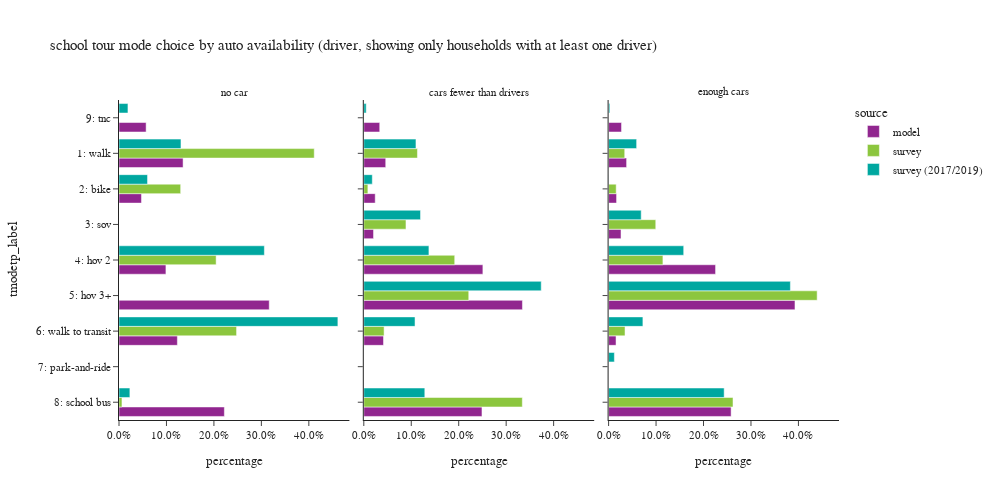

Here is the notebook cell this chart was saved with:
### Code cell
plot_mode_choice(sc_tour.loc[sc_tour['auto_available_driver']!="no dirver"],"auto_available_driver",
                 {"auto_available_driver":["no car", "cars fewer than drivers","enough cars"],
                  "tmodetp_label":["1: walk","2: bike","3: sov","4: hov 2","5: hov 3+","6: walk to transit",
                                   "7: park-and-ride","8: school bus","9: other–survey only"]},
                 "auto availability (driver, showing only households with at least one driver)",3,500,1000)

### Figure 1 — Plotly figure (JSON) as saved in the notebook; plotly's stock layout.template omitted (floating-point values rounded to 4 significant figures)
{"data": [{"alignmentgroup": "True", "customdata": [[2819], [989], [2064], [6609], [2568], [4635], [1193]], "hovertemplate": "source=model<br>auto_available_driver=no car<br>percentage=%{x}<br>tmodetp_label=%{y}<br>sample count=%{customdata[0]}<extra></extra>", "legendgroup": "model", "marker": {"color": "#91268F", "pattern": {"shape": ""}}, "name": "model", "offsetgroup": "model", "orientation": "h", "showlegend": true, "textposition": "auto", "type": "bar", "x": [0.135, 0.04737, 0.09886, 0.3166, 0.123, 0.222, 0.05714], "xaxis": "x", "y": ["1: walk", "2: bike", "4: hov 2", "5: hov 3+", "6: walk to transit", "8: school bus", "9: tnc"], "yaxis": "y"}, {"alignmentgroup": "True", "customdata": [[9118], [4745], [4050], [49542], [65994], [8196], [49165], [6627]], "hovertemplate": "source=model<br>auto_available_driver=cars fewer than drivers<br>percentage=%{x}<br>tmodetp_label=%{y}<br>sample count=%{customdata[0]}<extra></extra>", "legendgroup": "model", "marker": {"color": "#91268F", "pattern": {"shape": ""}}, "name": "model", "offsetgroup": "model", "orientation": "h", "showlegend": false, "textposition": "auto", "type": "bar", "x": [0.04618, 0.02403, 0.02051, 0.2509, 0.3343, 0.04151, 0.249, 0.03357], "xaxis": "x2", "y": ["1: walk", "2: bike", "3: sov", "4: hov 2", "5: hov 3+", "6: walk to transit", "8: school bus", "9: tnc"], "yaxis": "y2"}, {"alignmentgroup": "True", "customdata": [[13514], [5983], [9316], [80322], [139971], [5571], [92001], [9712]], "hovertemplate": "source=model<br>auto_available_driver=enough cars<br>percentage=%{x}<br>tmodetp_label=%{y}<br>sample count=%{customdata[0]}<extra></extra>", "legendgroup": "model", "marker": {"color": "#91268F", "pattern": {"shape": ""}}, "name": "model", "offsetgroup": "model", "orientation": "h", "showlegend": false, "textposition": "auto", "type": "bar", "x": [0.03792, 0.01679, 0.02614, 0.2254, 0.3927, 0.01563, 0.2581, 0.02725], "xaxis": "x3", "y": ["1: walk", "2: bike", "3: sov", "4: hov 2", "5: hov 3+", "6: walk to transit", "8: school bus", "9: tnc"], "yaxis": "y3"}, {"alignmentgroup": "True", "customdata": [[8], [2], [1], [6], [2]], "hovertemplate": "source=survey<br>auto_available_driver=no car<br>percentage=%{x}<br>tmodetp_label=%{y}<br>sample count=%{customdata[0]}<extra></extra>", "legendgroup": "survey", "marker": {"color": "#8CC63E", "pattern": {"shape": ""}}, "name": "survey", "offsetgroup": "survey", "orientation": "h", "showlegend": true, "textposition": "auto", "type": "bar", "x": [0.4114, 0.13, 0.2047, 0.2477, 0.006245], "xaxis": "x", "y": ["1: walk", "2: bike", "4: hov 2", "6: walk to transit", "8: school bus"], "yaxis": "y"}, {"alignmentgroup": "True", "customdata": [[25], [10], [12], [26], [49], [22], [47]], "hovertemplate": "source=survey<br>auto_available_driver=cars fewer than drivers<br>percentage=%{x}<br>tmodetp_label=%{y}<br>sample count=%{customdata[0]}<extra></extra>", "legendgroup": "survey", "marker": {"color": "#8CC63E", "pattern": {"shape": ""}}, "name": "survey", "offsetgroup": "survey", "orientation": "h", "showlegend": false, "textposition": "auto", "type": "bar", "x": [0.113, 0.0086, 0.08886, 0.1916, 0.2212, 0.04276, 0.334], "xaxis": "x2", "y": ["1: walk", "2: bike", "3: sov", "4: hov 2", "5: hov 3+", "6: walk to transit", "8: school bus"], "yaxis": "y2"}, {"alignmentgroup": "True", "customdata": [[29], [12], [30], [67], [144], [18], [102]], "hovertemplate": "source=survey<br>auto_available_driver=enough cars<br>percentage=%{x}<br>tmodetp_label=%{y}<br>sample count=%{customdata[0]}<extra></extra>", "legendgroup": "survey", "marker": {"color": "#8CC63E", "pattern": {"shape": ""}}, "name": "survey", "offsetgroup": "survey", "orientation": "h", "showlegend": false, "textposition": "auto", "type": "bar", "x": [0.03398, 0.01598, 0.09938, 0.1145, 0.4394, 0.0346, 0.2622], "xaxis": "x3", "y": ["1: walk", "2: bike", "3: sov", "4: hov 2", "5: hov 3+", "6: walk to transit", "8: school bus"], "yaxis": "y3"}, {"alignmentgroup": "True", "customdata": [[20], [8], [4], [45], [2], [4]], "hovertemplate": "source=survey (2017/2019)<br>auto_available_driver=no car<br>percentage=%{x}<br>tmodetp_label=%{y}<br>sample count=%{customdata[0]}<extra></extra>", "legendgroup": "survey (2017/2019)", "marker": {"color": "#00A7A0", "pattern": {"shape": ""}}, "name": "survey (2017/2019)", "offsetgroup": "survey (2017/2019)", "orientation": "h", "showlegend": true, "textposition": "auto", "type": "bar", "x": [0.1306, 0.06012, 0.3063, 0.4612, 0.02292, 0.01886], "xaxis": "x", "y": ["1: walk", "2: bike", "4: hov 2", "6: walk to transit", "8: school bus", "9: tnc"], "yaxis": "y"}, {"alignmentgroup": "True", "customdata": [[44], [17], [29], [49], [86], [87], [51], [2]], "hovertemplate": "source=survey (2017/2019)<br>auto_available_driver=cars fewer than drivers<br>percentage=%{x}<br>tmodetp_label=%{y}<br>sample count=%{customdata[0]}<extra></extra>", "legendgroup": "survey (2017/2019)", "marker": {"color": "#00A7A0", "pattern": {"shape": ""}}, "name": "survey (2017/2019)", "offsetgroup": "survey (2017/2019)", "orientation": "h", "showlegend": false, "textposition": "auto", "type": "bar", "x": [0.1099, 0.0179, 0.1195, 0.1372, 0.3739, 0.1079, 0.1286, 0.005051], "xaxis": "x2", "y": ["1: walk", "2: bike", "3: sov", "4: hov 2", "5: hov 3+", "6: walk to transit", "8: school bus", "9: tnc"], "yaxis": "y2"}, {"alignmentgroup": "True", "customdata": [[45], [6], [51], [145], [224], [62], [2], [137], [2]], "hovertemplate": "source=survey (2017/2019)<br>auto_available_driver=enough cars<br>percentage=%{x}<br>tmodetp_label=%{y}<br>sample count=%{customdata[0]}<extra></extra>", "legendgroup": "survey (2017/2019)", "marker": {"color": "#00A7A0", "pattern": {"shape": ""}}, "name": "survey (2017/2019)", "offsetgroup": "survey (2017/2019)", "orientation": "h", "showlegend": false, "textposition": "auto", "type": "bar", "x": [0.05906, 0.0004109, 0.06868, 0.1583, 0.3831, 0.07228, 0.01217, 0.2435, 0.002557], "xaxis": "x3", "y": ["1: walk", "2: bike", "3: sov", "4: hov 2", "5: hov 3+", "6: walk to transit", "7: park-and-ride", "8: school bus", "9: tnc"], "yaxis": "y3"}], "layout": {"annotations": [{"font": {}, "showarrow": false, "text": "no car", "x": 0.16, "xanchor": "center", "xref": "paper", "y": 1.0, "yanchor": "bottom", "yref": "paper"}, {"font": {}, "showarrow": false, "text": "cars fewer than drivers", "x": 0.5, "xanchor": "center", "xref": "paper", "y": 1.0, "yanchor": "bottom", "yref": "paper"}, {"font": {}, "showarrow": false, "text": "enough cars", "x": 0.84, "xanchor": "center", "xref": "paper", "y": 1.0, "yanchor": "bottom", "yref": "paper"}], "barmode": "group", "height": 500, "legend": {"title": {"text": "source"}, "tracegroupgap": 0}, "title": {"text": "school tour mode choice by auto availability (driver, showing only households with at least one driver)"}, "width": 1000, "xaxis": {"anchor": "y", "domain": [0.0, 0.32], "tickformat": ".1%", "title": {"text": "percentage"}}, "xaxis2": {"anchor": "y2", "domain": [0.34, 0.66], "matches": "x", "tickformat": ".1%", "title": {"text": "percentage"}}, "xaxis3": {"anchor": "y3", "domain": [0.68, 1.0], "matches": "x", "tickformat": ".1%", "title": {"text": "percentage"}}, "yaxis": {"anchor": "x", "categoryarray": ["9: other–survey only", "8: school bus", "7: park-and-ride", "6: walk to transit", "5: hov 3+", "4: hov 2", "3: sov", "2: bike", "1: walk"], "categoryorder": "array", "domain": [0.0, 1.0], "title": {"text": "tmodetp_label"}}, "yaxis2": {"anchor": "x2", "domain": [0.0, 1.0], "matches": "y", "showticklabels": false}, "yaxis3": {"anchor": "x3", "domain": [0.0, 1.0], "matches": "y", "showticklabels": false}}}
